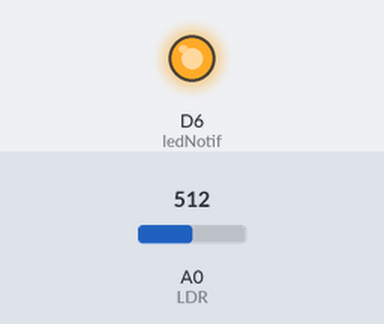
A sketch run on a simulated ESP8266 (NodeMCU). Shown: output pins drawn as LEDs (lit = HIGH). The test bench sets the inputs (shaded band); at power-on: A0 (LDR) = 512. WiFi joins after 1.5 s; servers stay silent unless stated; uploads are accepted with an empty reply; what the sketch prints to the serial monitor is not drawn.

Above: at 3.6 s.
At 6.2 s:
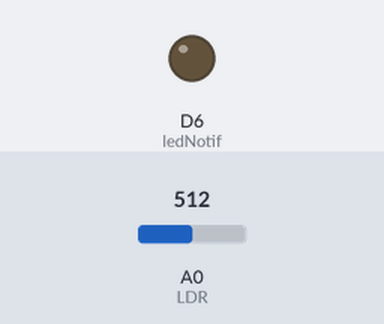
Timing chart, 0 to 10.3 s (numbered marks = the images above):
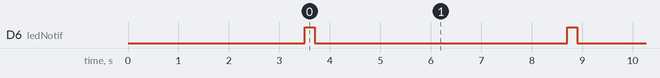

Measured:
- by itself, D6 (ledNotif): alternates HIGH for 0.20 s and LOW for 5.0 s

The sketch:

sketch_aug01c.ino
```cpp
// (licence header left out)
#include <ESP8266WiFi.h>
#include <WiFiClient.h>
#include <ESP8266WebServer.h>
#include <ESP8266HTTPClient.h>


#define ledNotif D6

/* Set these to your desired credentials. */
const char *ssid = "wifi@id";  //ENTER YOUR WIFI SETTINGS
const char *password = "12345678";

//Web/Server address to read/write from
const char *host = "192.168.43.124";   //https://circuits4you.com website or IP address of server

//=======================================================================
//                    Power on setup
//=======================================================================

void setup() {
  delay(1000);
  Serial.begin(9600);

  pinMode(ledNotif,OUTPUT);
  WiFi.mode(WIFI_OFF);        //Prevents reconnection issue (taking too long to connect)
  delay(1000);
  WiFi.mode(WIFI_STA);        //This line hides the viewing of ESP as wifi hotspot

  WiFi.begin(ssid, password);     //Connect to your WiFi router
  Serial.println("");

  Serial.print("Connecting");
  // Wait for connection
  while (WiFi.status() != WL_CONNECTED) {
    delay(500);
    Serial.print(".");
  }

  //If connection successful show IP address in serial monitor
  Serial.println("");
  Serial.print("Connected to ");
  Serial.println(ssid);
  Serial.print("IP address: ");
  Serial.println(WiFi.localIP());  //IP address assigned to your ESP
}

//=======================================================================
//                    Main Program Loop
//=======================================================================
void loop() {
  digitalWrite(ledNotif, HIGH);
  HTTPClient http;    //Declare object of class HTTPClient

  String ADCData, station, postData;
  int adcvalue=analogRead(A0);  //Read Analog value of LDR
  ADCData = String(adcvalue);   //String to interger conversion
  station = "A";

  //Post Data
  postData = "status=" + ADCData + "&station=" + station ;

  http.begin("http://192.168.43.124/suhu/post.php");              //Specify request destination
  http.addHeader("Content-Type", "application/x-www-form-urlencoded");    //Specify content-type header

  int httpCode = http.POST(postData);   //Send the request
  String payload = http.getString();    //Get the response payload

  Serial.println(httpCode);   //Print HTTP return code
  Serial.println(payload);    //Print request response payload

  http.end();  //Close connection

  digitalWrite(ledNotif, LOW);
  delay(5000);  //Post Data at every 5 seconds
}
//=======================================================================
```
